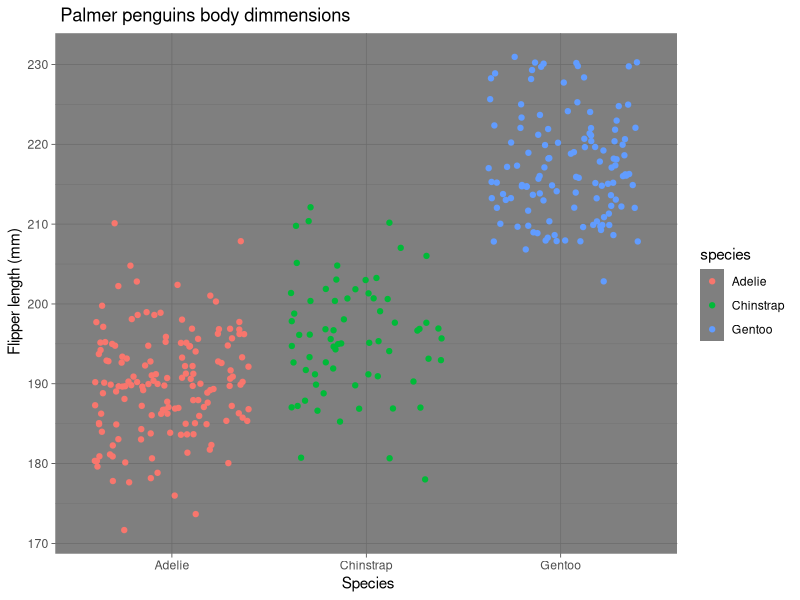

The R source for this figure:
## ---- chunk 1
library(palmerpenguins)
library(tidyverse)
## ---- chunk 2
fx <- expression(x^2)
df_dx <- D(fx, 'x')
x<- 3
eval(df_dx)


## ---- chunk 3
fa <- expression(2 *(3*a + 2)^ 4 - 5 )
df_da <- D(fa, 'a')
a<- 1.2
eval(df_da) 
## ---- chunk 4
ggplot(data = penguins, aes(x= species,
                            y= flipper_length_mm, color= species))+
  geom_jitter()+
  labs(x= " Species", y=" Flipper length (mm)",
       title= " Palmer penguins body dimmensions")+
  theme_dark()
